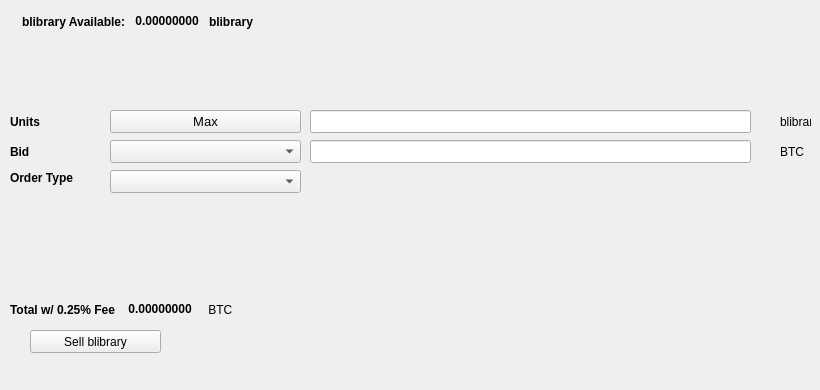
   <widget class="QWidget" name="SellTab">
    <attribute name="title">
     <string>Sell</string>
    </attribute>
    <widget class="QLabel" name="label_16">
     <property name="geometry">
      <rect>
       <x>780</x>
       <y>140</y>
       <width>31</width>
       <height>23</height>
      </rect>
     </property>
     <property name="text">
      <string>BTC</string>
     </property>
    </widget>
    <widget class="QComboBox" name="SellBidcomboBox">
     <property name="geometry">
      <rect>
       <x>110</x>
       <y>140</y>
       <width>191</width>
       <height>23</height>
      </rect>
     </property>
     <property name="font">
      <font>
       <pointsize>10</pointsize>
      </font>
     </property>
    </widget>
    <widget class="QLabel" name="label_18">
     <property name="geometry">
      <rect>
       <x>10</x>
       <y>110</y>
       <width>46</width>
       <height>23</height>
      </rect>
     </property>
     <property name="font">
      <font>
       <weight>75</weight>
       <bold>true</bold>
      </font>
     </property>
     <property name="text">
      <string>Units</string>
     </property>
    </widget>
    <widget class="QPushButton" name="Sell_Max_Amount">
     <property name="geometry">
      <rect>
       <x>110</x>
       <y>110</y>
       <width>191</width>
       <height>23</height>
      </rect>
     </property>
     <property name="font">
      <font>
       <pointsize>10</pointsize>
      </font>
     </property>
     <property name="text">
      <string>Max</string>
     </property>
    </widget>
    <widget class="QLabel" name="label_20">
     <property name="geometry">
      <rect>
       <x>10</x>
       <y>170</y>
       <width>91</width>
       <height>16</height>
      </rect>
     </property>
     <property name="font">
      <font>
       <weight>75</weight>
       <bold>true</bold>
      </font>
     </property>
     <property name="text">
      <string>Order Type</string>
     </property>
    </widget>
    <widget class="QComboBox" name="SellOrdertypeCombo">
     <property name="geometry">
      <rect>
       <x>110</x>
       <y>170</y>
       <width>191</width>
       <height>23</height>
      </rect>
     </property>
     <property name="font">
      <font>
       <pointsize>10</pointsize>
      </font>
     </property>
    </widget>
    <widget class="QLabel" name="label_21">
     <property name="geometry">
      <rect>
       <x>10</x>
       <y>140</y>
       <width>46</width>
       <height>23</height>
      </rect>
     </property>
     <property name="font">
      <font>
       <weight>75</weight>
       <bold>true</bold>
      </font>
     </property>
     <property name="text">
      <string>Bid</string>
     </property>
    </widget>
    <widget class="QLabel" name="label_22">
     <property name="geometry">
      <rect>
       <x>780</x>
       <y>110</y>
       <width>31</width>
       <height>23</height>
      </rect>
     </property>
     <property name="text">
      <string>blibrary</string>
     </property>
    </widget>
    <widget class="QLineEdit" name="UnitsInputblibrary">
     <property name="geometry">
      <rect>
       <x>310</x>
       <y>110</y>
       <width>441</width>
       <height>23</height>
      </rect>
     </property>
     <property name="font">
      <font>
       <pointsize>9</pointsize>
       <weight>75</weight>
       <bold>true</bold>
      </font>
     </property>
    </widget>
    <widget class="QLineEdit" name="SellBidPriceEdit">
     <property name="geometry">
      <rect>
       <x>310</x>
       <y>140</y>
       <width>441</width>
       <height>23</height>
      </rect>
     </property>
     <property name="font">
      <font>
       <pointsize>9</pointsize>
       <weight>75</weight>
       <bold>true</bold>
      </font>
     </property>
    </widget>
    <widget class="QPushButton" name="SellblibraryBTN">
     <property name="geometry">
      <rect>
       <x>30</x>
       <y>330</y>
       <width>131</width>
       <height>23</height>
      </rect>
     </property>
     <property name="text">
      <string>Sell blibrary</string>
     </property>
     <property name="icon">
      <iconset resource="../blibrary">
       <normaloff>:/icons/bitcoin</normaloff>:/icons/bitcoin</iconset>
     </property>
    </widget>
    <widget class="QWidget" name="layoutWidget3">
     <property name="geometry">
      <rect>
       <x>22</x>
       <y>12</y>
       <width>258</width>
       <height>19</height>
      </rect>
     </property>
     <layout class="QHBoxLayout" name="horizontalLayout">
      <item>
       <widget class="QLabel" name="label232_2">
        <property name="font">
         <font>
          <weight>75</weight>
          <bold>true</bold>
         </font>
        </property>
        <property name="text">
         <string>blibrary Available:</string>
        </property>
       </widget>
      </item>
      <item>
       <widget class="QLabel" name="blibraryAvailableLabel">
        <property name="palette">
         <palette>
          <active>
           <colorrole role="WindowText">
            <brush brushstyle="SolidPattern">
             <color alpha="255">
              <red>0</red>
              <green>0</green>
              <blue>0</blue>
             </color>
            </brush>
           </colorrole>
           <colorrole role="Button">
            <brush brushstyle="SolidPattern">
             <color alpha="255">
              <red>0</red>
              <green>170</green>
              <blue>0</blue>
             </color>
            </brush>
           </colorrole>
           <colorrole role="Light">
            <brush brushstyle="SolidPattern">
             <color alpha="255">
              <red>0</red>
              <green>255</green>
              <blue>0</blue>
             </color>
            </brush>
           </colorrole>
           <colorrole role="Midlight">
            <brush brushstyle="SolidPattern">
             <color alpha="255">
              <red>0</red>
              <green>212</green>
              <blue>0</blue>
             </color>
            </brush>
           </colorrole>
           <colorrole role="Dark">
            <brush brushstyle="SolidPattern">
             <color alpha="255">
              <red>0</red>
              <green>85</green>
              <blue>0</blue>
             </color>
            </brush>
           </colorrole>
           <colorrole role="Mid">
            <brush brushstyle="SolidPattern">
             <color alpha="255">
              <red>0</red>
              <green>113</green>
              <blue>0</blue>
             </color>
            </brush>
           </colorrole>
           <colorrole role="Text">
            <brush brushstyle="SolidPattern">
             <color alpha="255">
              <red>0</red>
              <green>170</green>
              <blue>0</blue>
             </color>
            </brush>
           </colorrole>
           <colorrole role="BrightText">
            <brush brushstyle="SolidPattern">
             <color alpha="255">
              <red>255</red>
              <green>255</green>
              <blue>255</blue>
             </color>
            </brush>
           </colorrole>
           <colorrole role="ButtonText">
            <brush brushstyle="SolidPattern">
             <color alpha="255">
              <red>0</red>
              <green>0</green>
              <blue>0</blue>
             </color>
            </brush>
           </colorrole>
           <colorrole role="Base">
            <brush brushstyle="SolidPattern">
             <color alpha="255">
              <red>255</red>
              <green>255</green>
              <blue>255</blue>
             </color>
            </brush>
           </colorrole>
           <colorrole role="Window">
            <brush brushstyle="SolidPattern">
             <color alpha="255">
              <red>0</red>
              <green>170</green>
              <blue>0</blue>
             </color>
            </brush>
           </colorrole>
           <colorrole role="Shadow">
            <brush brushstyle="SolidPattern">
             <color alpha="255">
              <red>0</red>
              <green>0</green>
              <blue>0</blue>
             </color>
            </brush>
           </colorrole>
           <colorrole role="AlternateBase">
            <brush brushstyle="SolidPattern">
             <color alpha="255">
              <red>127</red>
              <green>212</green>
              <blue>127</blue>
             </color>
            </brush>
           </colorrole>
           <colorrole role="ToolTipBase">
            <brush brushstyle="SolidPattern">
             <color alpha="255">
              <red>255</red>
              <green>255</green>
              <blue>220</blue>
             </color>
            </brush>
           </colorrole>
           <colorrole role="ToolTipText">
            <brush brushstyle="SolidPattern">
             <color alpha="255">
              <red>0</red>
              <green>0</green>
              <blue>0</blue>
             </color>
            </brush>
           </colorrole>
          </active>
          <inactive>
           <colorrole role="WindowText">
            <brush brushstyle="SolidPattern">
             <color alpha="255">
              <red>0</red>
              <green>0</green>
              <blue>0</blue>
             </color>
            </brush>
           </colorrole>
           <colorrole role="Button">
            <brush brushstyle="SolidPattern">
             <color alpha="255">
              <red>0</red>
              <green>170</green>
              <blue>0</blue>
             </color>
            </brush>
           </colorrole>
           <colorrole role="Light">
            <brush brushstyle="SolidPattern">
             <color alpha="255">
              <red>0</red>
              <green>255</green>
              <blue>0</blue>
             </color>
            </brush>
           </colorrole>
           <colorrole role="Midlight">
            <brush brushstyle="SolidPattern">
             <color alpha="255">
              <red>0</red>
              <green>212</green>
              <blue>0</blue>
             </color>
            </brush>
           </colorrole>
           <colorrole role="Dark">
            <brush brushstyle="SolidPattern">
             <color alpha="255">
              <red>0</red>
              <green>85</green>
              <blue>0</blue>
             </color>
            </brush>
           </colorrole>
           <colorrole role="Mid">
            <brush brushstyle="SolidPattern">
             <color alpha="255">
              <red>0</red>
              <green>113</green>
              <blue>0</blue>
             </color>
            </brush>
           </colorrole>
           <colorrole role="Text">
            <brush brushstyle="SolidPattern">
             <color alpha="255">
              <red>0</red>
              <green>170</green>
              <blue>0</blue>
             </color>
            </brush>
           </colorrole>
           <colorrole role="BrightText">
            <brush brushstyle="SolidPattern">
             <color alpha="255">
              <red>255</red>
              <green>255</green>
              <blue>255</blue>
             </color>
            </brush>
           </colorrole>
           <colorrole role="ButtonText">
            <brush brushstyle="SolidPattern">
             <color alpha="255">
              <red>0</red>
              <green>0</green>
              <blue>0</blue>
             </color>
            </brush>
           </colorrole>
           <colorrole role="Base">
            <brush brushstyle="SolidPattern">
             <color alpha="255">
              <red>255</red>
              <green>255</green>
              <blue>255</blue>
             </color>
            </brush>
           </colorrole>
           <colorrole role="Window">
            <brush brushstyle="SolidPattern">
             <color alpha="255">
              <red>0</red>
              <green>170</green>
              <blue>0</blue>
             </color>
            </brush>
           </colorrole>
           <colorrole role="Shadow">
            <brush brushstyle="SolidPattern">
             <color alpha="255">
              <red>0</red>
              <green>0</green>
              <blue>0</blue>
             </color>
            </brush>
           </colorrole>
           <colorrole role="AlternateBase">
            <brush brushstyle="SolidPattern">
             <color alpha="255">
              <red>127</red>
              <green>212</green>
              <blue>127</blue>
             </color>
            </brush>
           </colorrole>
           <colorrole role="ToolTipBase">
            <brush brushstyle="SolidPattern">
             <color alpha="255">
              <red>255</red>
              <green>255</green>
              <blue>220</blue>
             </color>
            </brush>
           </colorrole>
           <colorrole role="ToolTipText">
            <brush brushstyle="SolidPattern">
             <color alpha="255">
              <red>0</red>
              <green>0</green>
              <blue>0</blue>
             </color>
            </brush>
           </colorrole>
          </inactive>
          <disabled>
           <colorrole role="WindowText">
            <brush brushstyle="SolidPattern">
             <color alpha="255">
              <red>0</red>
              <green>85</green>
              <blue>0</blue>
             </color>
            </brush>
           </colorrole>
           <colorrole role="Button">
            <brush brushstyle="SolidPattern">
             <color alpha="255">
              <red>0</red>
              <green>170</green>
              <blue>0</blue>
             </color>
            </brush>
           </colorrole>
           <colorrole role="Light">
            <brush brushstyle="SolidPattern">
             <color alpha="255">
              <red>0</red>
              <green>255</green>
              <blue>0</blue>
             </color>
            </brush>
           </colorrole>
           <colorrole role="Midlight">
            <brush brushstyle="SolidPattern">
             <color alpha="255">
              <red>0</red>
              <green>212</green>
              <blue>0</blue>
             </color>
            </brush>
           </colorrole>
           <colorrole role="Dark">
            <brush brushstyle="SolidPattern">
             <color alpha="255">
              <red>0</red>
              <green>85</green>
              <blue>0</blue>
             </color>
            </brush>
           </colorrole>
           <colorrole role="Mid">
            <brush brushstyle="SolidPattern">
             <color alpha="255">
              <red>0</red>
              <green>113</green>
              <blue>0</blue>
             </color>
            </brush>
           </colorrole>
           <colorrole role="Text">
            <brush brushstyle="SolidPattern">
             <color alpha="255">
              <red>0</red>
              <green>85</green>
              <blue>0</blue>
             </color>
            </brush>
           </colorrole>
           <colorrole role="BrightText">
            <brush brushstyle="SolidPattern">
             <color alpha="255">
              <red>255</red>
              <green>255</green>
              <blue>255</blue>
             </color>
            </brush>
           </colorrole>
           <colorrole role="ButtonText">
            <brush brushstyle="SolidPattern">
             <color alpha="255">
              <red>0</red>
              <green>85</green>
              <blue>0</blue>
             </color>
            </brush>
           </colorrole>
           <colorrole role="Base">
            <brush brushstyle="SolidPattern">
             <color alpha="255">
              <red>0</red>
              <green>170</green>
              <blue>0</blue>
             </color>
            </brush>
           </colorrole>
           <colorrole role="Window">
            <brush brushstyle="SolidPattern">
             <color alpha="255">
              <red>0</red>
              <green>170</green>
              <blue>0</blue>
             </color>
            </brush>
           </colorrole>
           <colorrole role="Shadow">
            <brush brushstyle="SolidPattern">
             <color alpha="255">
              <red>0</red>
              <green>0</green>
              <blue>0</blue>
             </color>
            </brush>
           </colorrole>
           <colorrole role="AlternateBase">
            <brush brushstyle="SolidPattern">
             <color alpha="255">
              <red>0</red>
              <green>170</green>
              <blue>0</blue>
             </color>
            </brush>
           </colorrole>
           <colorrole role="ToolTipBase">
            <brush brushstyle="SolidPattern">
             <color alpha="255">
              <red>255</red>
              <green>255</green>
              <blue>220</blue>
             </color>
            </brush>
           </colorrole>
           <colorrole role="ToolTipText">
            <brush brushstyle="SolidPattern">
             <color alpha="255">
              <red>0</red>
              <green>0</green>
              <blue>0</blue>
             </color>
            </brush>
           </colorrole>
          </disabled>
         </palette>
        </property>
        <property name="font">
         <font>
          <weight>75</weight>
          <bold>true</bold>
         </font>
        </property>
        <property name="text">
         <string> 0.00000000 </string>
        </property>
        <property name="textInteractionFlags">
         <set>Qt::LinksAccessibleByMouse|Qt::TextSelectableByKeyboard|Qt::TextSelectableByMouse</set>
        </property>
       </widget>
      </item>
      <item>
       <widget class="QLabel" name="labelblibrary">
        <property name="font">
         <font>
          <weight>75</weight>
          <bold>true</bold>
         </font>
        </property>
        <property name="text">
         <string>blibrary</string>
        </property>
       </widget>
      </item>
     </layout>
    </widget>
    <widget class="QWidget" name="layoutWidget">
     <property name="geometry">
      <rect>
       <x>10</x>
       <y>300</y>
       <width>268</width>
       <height>19</height>
      </rect>
     </property>
     <layout class="QHBoxLayout" name="horizontalLayout_2">
      <item>
       <widget class="QLabel" name="label_19">
        <property name="font">
         <font>
          <weight>75</weight>
          <bold>true</bold>
         </font>
        </property>
        <property name="text">
         <string>Total w/ 0.25% Fee </string>
        </property>
       </widget>
      </item>
      <item>
       <widget class="QLabel" name="SellCostLabel">
        <property name="palette">
         <palette>
          <active>
           <colorrole role="WindowText">
            <brush brushstyle="SolidPattern">
             <color alpha="255">
              <red>0</red>
              <green>0</green>
              <blue>0</blue>
             </color>
            </brush>
           </colorrole>
           <colorrole role="Button">
            <brush brushstyle="SolidPattern">
             <color alpha="255">
              <red>0</red>
              <green>170</green>
              <blue>0</blue>
             </color>
            </brush>
           </colorrole>
           <colorrole role="Light">
            <brush brushstyle="SolidPattern">
             <color alpha="255">
              <red>0</red>
              <green>255</green>
              <blue>0</blue>
             </color>
            </brush>
           </colorrole>
           <colorrole role="Midlight">
            <brush brushstyle="SolidPattern">
             <color alpha="255">
              <red>0</red>
              <green>212</green>
              <blue>0</blue>
             </color>
            </brush>
           </colorrole>
           <colorrole role="Dark">
            <brush brushstyle="SolidPattern">
             <color alpha="255">
              <red>0</red>
              <green>85</green>
              <blue>0</blue>
             </color>
            </brush>
           </colorrole>
           <colorrole role="Mid">
            <brush brushstyle="SolidPattern">
             <color alpha="255">
              <red>0</red>
              <green>113</green>
              <blue>0</blue>
             </color>
            </brush>
           </colorrole>
           <colorrole role="Text">
            <brush brushstyle="SolidPattern">
             <color alpha="255">
              <red>0</red>
              <green>170</green>
              <blue>0</blue>
             </color>
            </brush>
           </colorrole>
           <colorrole role="BrightText">
            <brush brushstyle="SolidPattern">
             <color alpha="255">
              <red>255</red>
              <green>255</green>
              <blue>255</blue>
             </color>
            </brush>
           </colorrole>
           <colorrole role="ButtonText">
            <brush brushstyle="SolidPattern">
             <color alpha="255">
              <red>0</red>
              <green>0</green>
              <blue>0</blue>
             </color>
            </brush>
           </colorrole>
           <colorrole role="Base">
            <brush brushstyle="SolidPattern">
             <color alpha="255">
              <red>255</red>
              <green>255</green>
              <blue>255</blue>
             </color>
            </brush>
           </colorrole>
           <colorrole role="Window">
            <brush brushstyle="SolidPattern">
             <color alpha="255">
              <red>0</red>
              <green>170</green>
              <blue>0</blue>
             </color>
            </brush>
           </colorrole>
           <colorrole role="Shadow">
            <brush brushstyle="SolidPattern">
             <color alpha="255">
              <red>0</red>
              <green>0</green>
              <blue>0</blue>
             </color>
            </brush>
           </colorrole>
           <colorrole role="AlternateBase">
            <brush brushstyle="SolidPattern">
             <color alpha="255">
              <red>127</red>
              <green>212</green>
              <blue>127</blue>
             </color>
            </brush>
           </colorrole>
           <colorrole role="ToolTipBase">
            <brush brushstyle="SolidPattern">
             <color alpha="255">
              <red>255</red>
              <green>255</green>
              <blue>220</blue>
             </color>
            </brush>
           </colorrole>
           <colorrole role="ToolTipText">
            <brush brushstyle="SolidPattern">
             <color alpha="255">
              <red>0</red>
              <green>0</green>
              <blue>0</blue>
             </color>
            </brush>
           </colorrole>
          </active>
          <inactive>
           <colorrole role="WindowText">
            <brush brushstyle="SolidPattern">
             <color alpha="255">
              <red>0</red>
              <green>0</green>
              <blue>0</blue>
             </color>
            </brush>
           </colorrole>
           <colorrole role="Button">
            <brush brushstyle="SolidPattern">
             <color alpha="255">
              <red>0</red>
              <green>170</green>
              <blue>0</blue>
             </color>
            </brush>
           </colorrole>
           <colorrole role="Light">
            <brush brushstyle="SolidPattern">
             <color alpha="255">
              <red>0</red>
              <green>255</green>
              <blue>0</blue>
             </color>
            </brush>
           </colorrole>
           <colorrole role="Midlight">
            <brush brushstyle="SolidPattern">
             <color alpha="255">
              <red>0</red>
              <green>212</green>
              <blue>0</blue>
             </color>
            </brush>
           </colorrole>
           <colorrole role="Dark">
            <brush brushstyle="SolidPattern">
             <color alpha="255">
              <red>0</red>
              <green>85</green>
              <blue>0</blue>
             </color>
            </brush>
           </colorrole>
           <colorrole role="Mid">
            <brush brushstyle="SolidPattern">
             <color alpha="255">
              <red>0</red>
              <green>113</green>
              <blue>0</blue>
             </color>
            </brush>
           </colorrole>
           <colorrole role="Text">
            <brush brushstyle="SolidPattern">
             <color alpha="255">
              <red>0</red>
              <green>170</green>
              <blue>0</blue>
             </color>
            </brush>
           </colorrole>
           <colorrole role="BrightText">
            <brush brushstyle="SolidPattern">
             <color alpha="255">
              <red>255</red>
              <green>255</green>
              <blue>255</blue>
             </color>
            </brush>
           </colorrole>
           <colorrole role="ButtonText">
            <brush brushstyle="SolidPattern">
             <color alpha="255">
              <red>0</red>
              <green>0</green>
              <blue>0</blue>
             </color>
            </brush>
           </colorrole>
           <colorrole role="Base">
            <brush brushstyle="SolidPattern">
             <color alpha="255">
              <red>255</red>
              <green>255</green>
              <blue>255</blue>
             </color>
            </brush>
           </colorrole>
           <colorrole role="Window">
            <brush brushstyle="SolidPattern">
             <color alpha="255">
              <red>0</red>
              <green>170</green>
              <blue>0</blue>
             </color>
            </brush>
           </colorrole>
           <colorrole role="Shadow">
            <brush brushstyle="SolidPattern">
             <color alpha="255">
              <red>0</red>
              <green>0</green>
              <blue>0</blue>
             </color>
            </brush>
           </colorrole>
           <colorrole role="AlternateBase">
            <brush brushstyle="SolidPattern">
             <color alpha="255">
              <red>127</red>
              <green>212</green>
              <blue>127</blue>
             </color>
            </brush>
           </colorrole>
           <colorrole role="ToolTipBase">
            <brush brushstyle="SolidPattern">
             <color alpha="255">
              <red>255</red>
              <green>255</green>
              <blue>220</blue>
             </color>
            </brush>
           </colorrole>
           <colorrole role="ToolTipText">
            <brush brushstyle="SolidPattern">
             <color alpha="255">
              <red>0</red>
              <green>0</green>
              <blue>0</blue>
             </color>
            </brush>
           </colorrole>
          </inactive>
          <disabled>
           <colorrole role="WindowText">
            <brush brushstyle="SolidPattern">
             <color alpha="255">
              <red>0</red>
              <green>85</green>
              <blue>0</blue>
             </color>
            </brush>
           </colorrole>
           <colorrole role="Button">
            <brush brushstyle="SolidPattern">
             <color alpha="255">
              <red>0</red>
              <green>170</green>
              <blue>0</blue>
             </color>
            </brush>
           </colorrole>
           <colorrole role="Light">
            <brush brushstyle="SolidPattern">
             <color alpha="255">
              <red>0</red>
              <green>255</green>
              <blue>0</blue>
             </color>
            </brush>
           </colorrole>
           <colorrole role="Midlight">
            <brush brushstyle="SolidPattern">
             <color alpha="255">
              <red>0</red>
              <green>212</green>
              <blue>0</blue>
             </color>
            </brush>
           </colorrole>
           <colorrole role="Dark">
            <brush brushstyle="SolidPattern">
             <color alpha="255">
              <red>0</red>
              <green>85</green>
              <blue>0</blue>
             </color>
            </brush>
           </colorrole>
           <colorrole role="Mid">
            <brush brushstyle="SolidPattern">
             <color alpha="255">
              <red>0</red>
              <green>113</green>
              <blue>0</blue>
             </color>
            </brush>
           </colorrole>
           <colorrole role="Text">
            <brush brushstyle="SolidPattern">
             <color alpha="255">
              <red>0</red>
              <green>85</green>
              <blue>0</blue>
             </color>
            </brush>
           </colorrole>
           <colorrole role="BrightText">
            <brush brushstyle="SolidPattern">
             <color alpha="255">
              <red>255</red>
              <green>255</green>
              <blue>255</blue>
             </color>
            </brush>
           </colorrole>
           <colorrole role="ButtonText">
            <brush brushstyle="SolidPattern">
             <color alpha="255">
              <red>0</red>
              <green>85</green>
              <blue>0</blue>
             </color>
            </brush>
           </colorrole>
           <colorrole role="Base">
            <brush brushstyle="SolidPattern">
             <color alpha="255">
              <red>0</red>
              <green>170</green>
              <blue>0</blue>
             </color>
            </brush>
           </colorrole>
           <colorrole role="Window">
            <brush brushstyle="SolidPattern">
             <color alpha="255">
              <red>0</red>
              <green>170</green>
              <blue>0</blue>
             </color>
            </brush>
           </colorrole>
           <colorrole role="Shadow">
            <brush brushstyle="SolidPattern">
             <color alpha="255">
              <red>0</red>
              <green>0</green>
              <blue>0</blue>
             </color>
            </brush>
           </colorrole>
           <colorrole role="AlternateBase">
            <brush brushstyle="SolidPattern">
             <color alpha="255">
              <red>0</red>
              <green>170</green>
              <blue>0</blue>
             </color>
            </brush>
           </colorrole>
           <colorrole role="ToolTipBase">
            <brush brushstyle="SolidPattern">
             <color alpha="255">
              <red>255</red>
              <green>255</green>
              <blue>220</blue>
             </color>
            </brush>
           </colorrole>
           <colorrole role="ToolTipText">
            <brush brushstyle="SolidPattern">
             <color alpha="255">
              <red>0</red>
              <green>0</green>
              <blue>0</blue>
             </color>
            </brush>
           </colorrole>
          </disabled>
         </palette>
        </property>
        <property name="font">
         <font>
          <weight>75</weight>
          <bold>true</bold>
         </font>
        </property>
        <property name="autoFillBackground">
         <bool>false</bool>
        </property>
        <property name="text">
         <string> 0.00000000</string>
        </property>
        <property name="textInteractionFlags">
         <set>Qt::LinksAccessibleByMouse|Qt::TextSelectableByMouse</set>
        </property>
       </widget>
      </item>
      <item>
       <widget class="QLabel" name="label_17">
        <property name="font">
         <font>
          <weight>50</weight>
          <bold>false</bold>
         </font>
        </property>
        <property name="text">
         <string> BTC</string>
        </property>
       </widget>
      </item>
     </layout>
    </widget>
    <widget class="QLabel" name="label_23">
     <property name="geometry">
      <rect>
       <x>460</x>
       <y>300</y>
       <width>281</width>
       <height>81</height>
      </rect>
     </property>
     <property name="text">
      <string/>
     </property>
     <property name="pixmap">
      <pixmap>:/images/bittrex</pixmap>
     </property>
    </widget>
   </widget>
